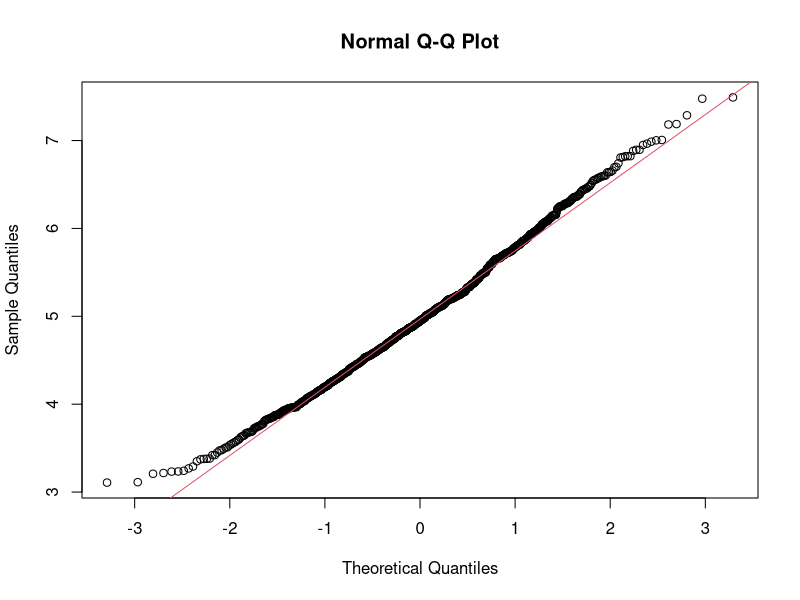

The R source for this figure:
## ---- chunk 1
#Set the appropriate parameters for the simulation
n = 40
nosims = 1000
expLambda = 0.2

#Set seed for reprodcibility
set.seed(1)

#Simulate the exponential distributions 
simulatedExpValues = replicate(nosims, rexp (n, expLambda))

#Calculate the individual means of the simulated exponential simulations
simulatedExponentialMeans = colMeans (simulatedExpValues)

#Calculate the mean of the sinulated means. 
#This tells us where the simulation means are centered.
meanOfSimExpMeans = mean(simulatedExponentialMeans)
meanOfSimExpMeans

#Theoretical mean
meanTheoretical = 1/expLambda
meanTheoretical
## ---- chunk 2
#Calculate the variance of the simulated means
varianceSimExponMeans = var (simulatedExponentialMeans)
varianceSimExponMeans

#Calculate the theoretical variance
varianceTheoretical = ((1/expLambda)/sqrt (n))^2
varianceTheoretical
## ---- chunk 3
library (ggplot2)
par(mfrow = c(1,1))
distributionCurve <- ggplot(data.frame(simulatedExponentialMeans), 
                            aes(x = simulatedExponentialMeans)) + 
                            geom_histogram (alpha = 0.2, binwidth=0.3, colour = "black", 
                                            aes(y = ..density..)) + 
                            geom_density()
q

par(mfrow = c(1,1))
qqnorm(simulatedExponentialMeans)
qqline(simulatedExponentialMeans, col = 2)

#Calculate the 95% Confidence Interval of the simulated sample means
meanOfSimExpMeans + c(-1,1) * qt (0.975, 40) * sd (simulatedExponentialMeans)
